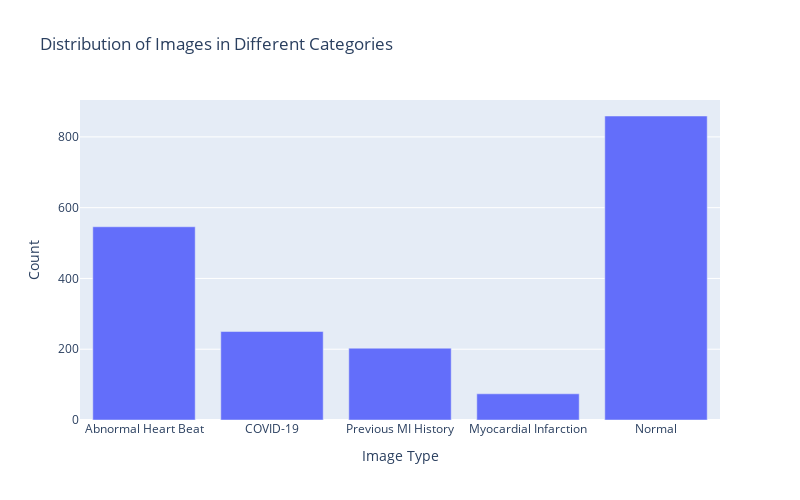

The cell this chart's notebook holds for it:
### Markdown cell above
## Exploratory Data Analysis

### Code cell
labels = ['Abnormal Heart Beat', 'COVID-19', 'Previous MI History', 'Myocardial Infarction', 'Normal']
counts = [num_abnormal_heartbeat, num_COVID_19, num_MI_History, num_Mycocardial_Infarctions, num_normal_heartbeat]

fig = go.Figure(data=[go.Bar(x=labels, y=counts)])

fig.update_layout(
    title='Distribution of Images in Different Categories',
    xaxis=dict(title='Image Type'),
    yaxis=dict(title='Count'),
    width=800,
    height=500
)

fig.show()

### Figure 1 — Plotly figure (JSON) as saved in the notebook; plotly's stock layout.template omitted (floating-point values rounded to 4 significant figures)
{"data": [{"type": "bar", "x": ["Abnormal Heart Beat", "COVID-19", "Previous MI History", "Myocardial Infarction", "Normal"], "y": [546, 250, 203, 74, 859]}], "layout": {"height": 500, "title": {"text": "Distribution of Images in Different Categories"}, "width": 800, "xaxis": {"title": {"text": "Image Type"}}, "yaxis": {"title": {"text": "Count"}}}}
